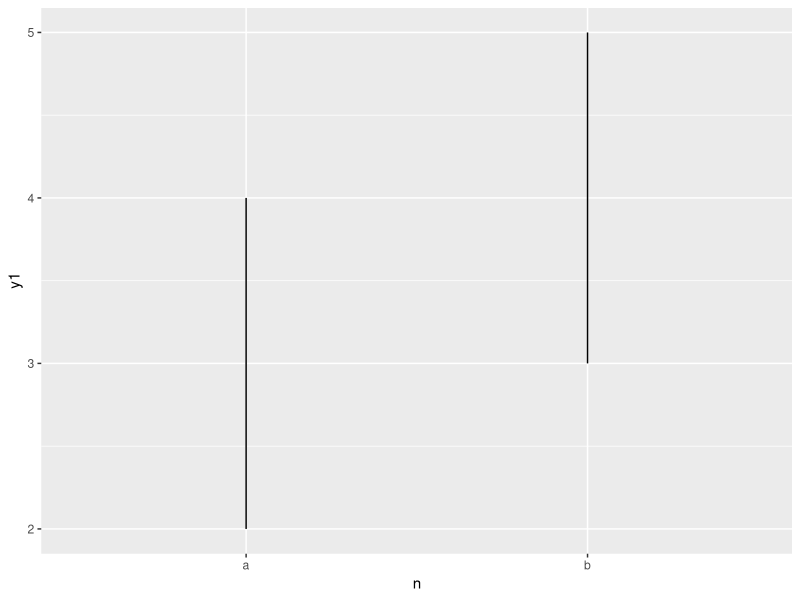

The R source for this figure:
## ---- chunk 1
knitr::opts_chunk$set(echo = TRUE)
library(ggplot2)
## ---- chunk 2
level<-c("a","b")
n<-rep(level)
print(n)
y1=c(2,3,4,5)
y2<-c(33,44,55,66)
df<-data.frame(n,y1,y2)
a<-ggplot(df,aes(x=n))+geom_line(aes(y=y1))
a
## ---- chunk 3

